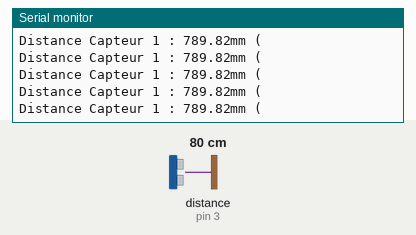
Simulated run of this sketch. Board: Arduino Uno, built with avr-gcc and run on an emulated ATmega328P. Parts: the last lines printed to the serial monitor. Wiring (inferred from the names in the program): ultrasonic range finder: trigger pin 2; echo pin 3. Inputs (shaded band) come from the test bench; at power-on: distance to the obstacle (sensor on pin 3) 80 cm. The echo pulse lasts 58.3 µs per cm.

Above: at 1.2 s.
1.3 s: distance to the obstacle (sensor on pin 3) set to 2 cm
At 1.68 s:
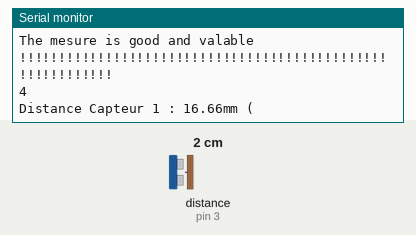
2.9 s: distance to the obstacle (sensor on pin 3) set to 18 cm
At 3.6 s:
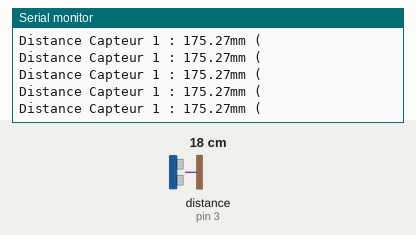
5.9 s: distance to the obstacle (sensor on pin 3) set to 4 cm
At 6.5 s:
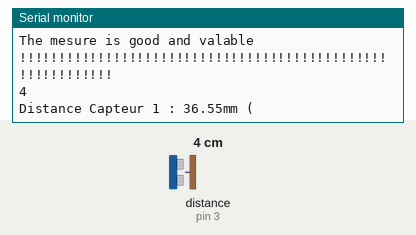
8.9 s: distance to the obstacle (sensor on pin 3) set to 35 cm
11.9 s: distance to the obstacle (sensor on pin 3) set to 9 cm
At 12.23 s:
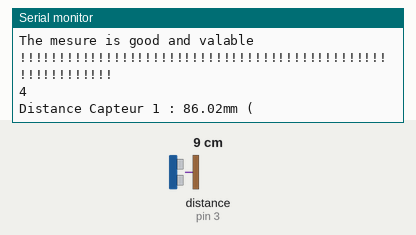
14.9 s: distance to the obstacle (sensor on pin 3) set to 60 cm
At 15.5 s:
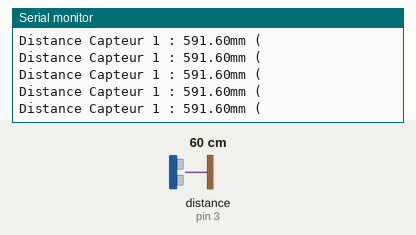
Timing chart, 0 to 17.9 s (numbered marks = the images above; inputs shaded):
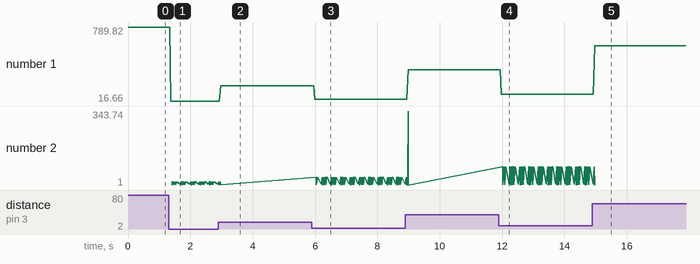

Measured:
- after the input at 1.3 s, the serial monitor: prints a new line after 0.08 s (image 1)
- after the input at 2.9 s, the serial monitor: prints a new line after 0.08 s (image 2)
- after the input at 5.9 s, the serial monitor: prints a new line after 0.10 s (image 3)
- after the input at 11.9 s, the serial monitor: prints a new line after 0.08 s (image 4)
- after the input at 14.9 s, the serial monitor: prints a new line after 0.08 s (image 5)
- plotted number 1: 789.82 → 16.66 after the input at 1.3 s, 16.66 → 175.27 after the input at 2.9 s, 175.27 → 36.55 after the input at 5.9 s, 36.55 → 343.91 after the input at 8.9 s, 343.91 → 86.02 after the input at 11.9 s
- plotted number 2: 2 → 4 after the input at 5.9 s, 1 → 86.19 after the input at 11.9 s

The sketch:

anti_bug.ino
```cpp
const byte TRIGGER_PIN = 2; // Broche TRIGGER
const byte ECHO_PIN = 3;    // Broche ECHO
const unsigned long MEASURE_TIMEOUT = 25000UL; // 25ms = ~8m à 340m/s
const float SOUND_SPEED = 340.0 / 1000;
int verif;
/// UNCHECK DELAY FOR MORE DEBUGGING INFORMATION
void setup() {

  Serial.begin(9600);

  pinMode(TRIGGER_PIN, OUTPUT);
  digitalWrite(TRIGGER_PIN, LOW); // La broche TRIGGER doit être à LOW au repos
  pinMode(ECHO_PIN, INPUT);
}

void loop() {

  if(verif > 3) { verif=0;  }
  digitalWrite(TRIGGER_PIN, HIGH);
  delayMicroseconds(10);
  digitalWrite(TRIGGER_PIN, LOW);
  long measure = pulseIn(ECHO_PIN, HIGH, MEASURE_TIMEOUT);
  float distance_mm = measure / 2.0 * SOUND_SPEED;


  ///////////////////////////////////////////////////////////// MESURE DISTANCE ////////////////////////////
  Serial.print(F("Distance Capteur 1 : "));
  Serial.print(distance_mm);
  Serial.println ("mm (");


//Serial.println("DEBUT DES VALIDATIONS");
// delay(2000);

if(distance_mm < 100) {
 // Serial.print("Une validation !! Mesure actuelle : ");
  Serial.println(distance_mm);
// delay(5000);

  digitalWrite(TRIGGER_PIN, HIGH);
  delayMicroseconds(10);
  digitalWrite(TRIGGER_PIN, LOW);
  long measure = pulseIn(ECHO_PIN, HIGH, MEASURE_TIMEOUT);
  float distance_mm = measure / 2.0 * SOUND_SPEED;


 // Serial.print("Deuxieme validation en verification.. ! Mesure actuelle : ");
  Serial.println(distance_mm);
 // delay(3000);


if(distance_mm < 100) {
  verif++;
//Serial.print("On augmente Verif:");
// Serial.println(verif);
}


if(verif>3) {Serial.println("The mesure is good and valable !!!!!!!!!!!!!!!!!!!!!!!!!!!!!!!!!!!!!!!!!!!!!!!!!!!!!!!!!!!");}

Serial.println(verif);
// delay(2000);

  delay(10);
}


}
```
